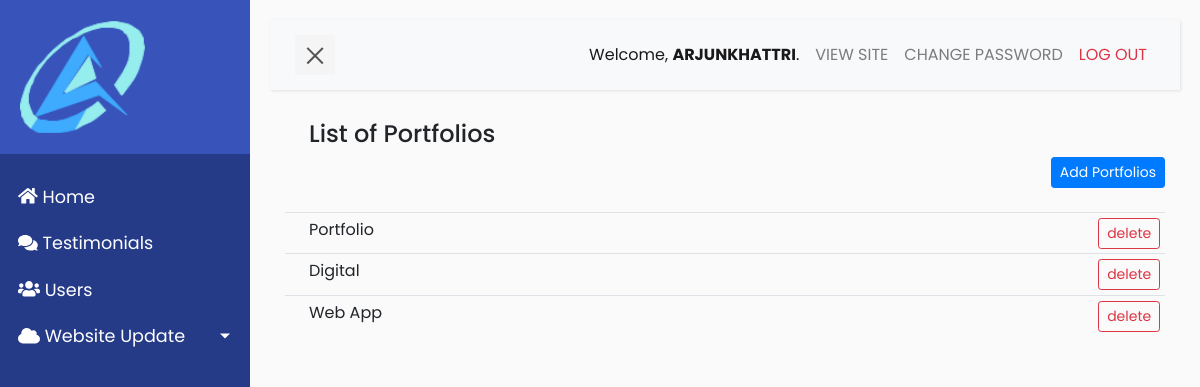
The page /portfolio/ (signed in) on the database its author committed.
### constructionapp/models.py (models this page shows, shortened)
class Portfolio(models.Model):
    STATUS_CHOICES=(
        ('Proposed', 'Proposed'),
        ('On Going', 'On Going'),
        ('Completed','Completed')
    )
    title = models.CharField(max_length=200, null=True, blank=True)
    date = models.DateTimeField(auto_now_add=True)
    status = models.CharField(max_length=256, choices=STATUS_CHOICES, default='Proposed')
    description = RichTextUploadingField(blank=True, null=True)

### constructionapp/views.py (the view)
# urls.py: path('portfolio/', views.portfolio_list, name='portfolio_list'),
@login_required
def portfolio_list(request):
    portfoliolist = Portfolio.objects.all()
    context = {'portfoliolist': portfoliolist}
    return render(request, 'page/portfolio/list.html', context)

### constructionapp/templates/page/portfolio/list.html (shortened to what this page needs)
{% extends  'base.html' %}
{% load static %}
{% block content %}
<div class="container">
    <div class="row">
        <div class="col-xs-12 col-sm-12 col-md-12 col-xl-12">
            <h4 class="ml-4 mb-2">List of Portfolios</h4>
        </div>
        <div class="col-xs-12 col-sm-12 col-md-12 col-xl-12 text-right">
            <a href="{% url 'create_portfolio' %}" class="btn btn-primary btn-sm btn-add">Add Portfolios</a>
        </div>
    </div>
    <div class="row">
        <div class="col-xs-12 col-sm-12 col-md-12 col-xl-12 mt-4">
                <table class="table table-sm table-hover">
                    <tbody>
                        {% if portfoliolist %}
                            {% for p in portfoliolist %}
                                <tr>
                                    <td class="text-capitalize pl-4">
                                        <a href="{%  url 'portfolio_detail' p.id %}">{{p.title}}</a>
                                        <a href="{%  url 'delete_portfolio' p.id %}">
                                            <button type="button" class="btn btn-sm btn-outline-danger" style="float: right;"> delete</button>
                                        </a>
                                    </td>
                                </tr>
                            {% endfor %}
                        {% else %}
                            <tr>
                                <td class="text-center pt-5">No portfolio found!</td>
                            </tr>
                        {% endif %}
                    </tbody>
                </table>
        </div>
    </div>
</div>
{% endblock content %}

### constructionapp/templates/base.html (shortened to what this page needs)
{% load static %}
<!DOCTYPE html>
<html>
<head>
    <link
        rel="stylesheet"
        href="https://stackpath.bootstrapcdn.com/bootstrap/4.1.0/css/bootstrap.min.css"
>
    <link
        rel="stylesheet" href="{% static 'css/base.css' %}">
    <link
        rel="stylesheet"
        href="https://use.fontawesome.com/releases/v5.2.0/css/all.css"
>
</head>
<body>
    <div class="wrapper">
        <nav id="sidebar">
            <div class="sidebar-header">
                <a href="https://eliteconsultancy.netlify.app/">
                    <img src="{% static 'images/logo.png' %}" alt="NGT Logo" class="img-responsive" style="width:60%;height: auto;">
                </a>
            </div>
            <ul class="list-unstyled components ml-2">
                <li class="active">
                    <a href="{% url 'dashboard' %}">
                        <i class="fa fa-home" aria-hidden="true"></i>
                        Home
                    </a>
                </li>
                <li>
                    <a href="{% url 'testimonials_list' %}">
                        <i class="fa fa-comments" aria-hidden="true"></i>
                        Testimonials
                    </a>
                </li>
                <li>
                    <a href="{% url 'list_admins' %}">
                        <i class="fa fa-users" aria-hidden="true"></i>
                        Users
                    </a>
                </li>
                <li >
                    <a href="#uiSubmenu" data-toggle="collapse" aria-expanded="false" class="dropdown-toggle">
                        <i class="fa fa-cloud" aria-hidden="true"></i>
                        Website Update
                    </a>
                </li>
        </nav>
        <div id="content">
            <nav class="navbar navbar-expand-lg navbar-light bg-light">
                <div class="container-fluid">
                    <button type="button" id="sidebarCollapse" class="navbar-btn">
                        <span></span>
                    </button>
                    <div class="collapse navbar-collapse" id="navbarSupportedContent">
                        <ul class="nav navbar-nav ml-auto">
                            <li class="nav-item active">
                                <div class="nav-link text-capitalize" >Welcome, <span class="text-uppercase font-weight-bold">{{user.get_username}}</span>. </div>
                            </li>
                            <li class="nav-item">
                                <a href="https://eliteconsultancy.netlify.app/" target="_blank" class="text-uppercase nav-link">View Site</a>
                            </li>
                            <li class="nav-item">
                                <a href="{% url 'change_admin_pw' %}" class="nav-link text-uppercase">Change Password</a>
                            </li>
                            <li class="nav-item">
                                <a href="{% url 'admin_logout' %}" class="text-uppercase nav-link text-danger">Log out</a>
                            </li>
                        </ul>
                    </div>
                </div>
            </nav>
            {% block content %}
            {% endblock content %}
    </div>
</body>
</html>

### static/css/base.css (style rules this page uses)
body { font-family: 'Poppins', sans-serif; background: #fafafa; }
a, a:hover, a:focus { color: inherit; text-decoration: none; transition: all 0.3s; }
.navbar { padding: 15px 10px; background: #fff; border: none; border-radius: 0; margin-bottom: 30px; box-shadow: 1px 1px 3px rgba(0, 0, 0, 0.1); }
.navbar-btn { box-shadow: none; outline: none !important; border: none; }
.wrapper { display: flex; width: 100%; align-items: stretch; perspective: 1500px; }
#sidebar { min-width: 250px; max-width: 250px; background: #263b88; color: #fff; transition: all 0.6s cubic-bezier(0.945, 0.020, 0.270, 0.665); transform-origin: bottom left; }
#sidebar .sidebar-header { padding: 20px; background: #3854bb; }
#sidebar ul.components { padding: 20px 0; }
#sidebar ul li a { padding: 10px; font-size: 1.1em; display: block; }
#sidebar ul li.active > a, a[aria-expanded="true"] { color: #fff; background: #263b88; }
a[data-toggle="collapse"] { position: relative; }
.dropdown-toggle::after { display: block; position: absolute; top: 50%; right: 20px; transform: translateY(-50%); }
#content { width: 100%; padding: 20px; min-height: 100vh; transition: all 0.3s; }
#sidebarCollapse { width: 40px; height: 40px; background: #f5f5f5; cursor: pointer; }
#sidebarCollapse span { width: 80%; height: 2px; margin: 0 auto; display: block; background: #555; transition: all 0.8s cubic-bezier(0.810, -0.330, 0.345, 1.375); transition-delay: 0.2s; }
#sidebarCollapse span:last-of-type { transform: rotate(-45deg) translate(1px, -1px); }

### rows shown on the page
Portfolio: title "Portfolio"
Portfolio: title "Digital"
Portfolio: title "Web App"

### other values the page prints
{{ user.get_username }} "ARJUNKHATTRI"
